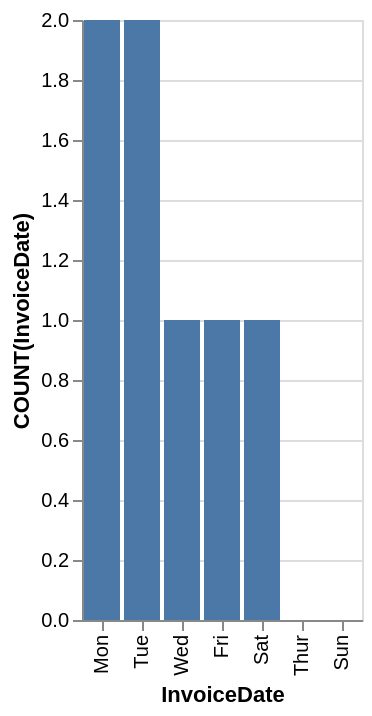

Write a Vega-Lite specification for this figure.
### Vega-Lite specification from a JSON file in a GitHub repository (floating-point values rounded to 4 significant figures)
{"data": {"values": [{"x_data": "Mon", "y_data": 2}, {"x_data": "Tue", "y_data": 2}, {"x_data": "Wed", "y_data": 1}, {"x_data": "Thur", "y_data": 0}, {"x_data": "Fri", "y_data": 1}, {"x_data": "Sat", "y_data": 1}, {"x_data": "Sun", "y_data": 0}]}, "mark": "bar", "encoding": {"x": {"field": "x_data", "type": "nominal", "title": "InvoiceDate", "sort": {"op": "sum", "field": "y_data", "order": "descending"}}, "y": {"field": "y_data", "type": "quantitative", "title": "COUNT(InvoiceDate)"}}}
